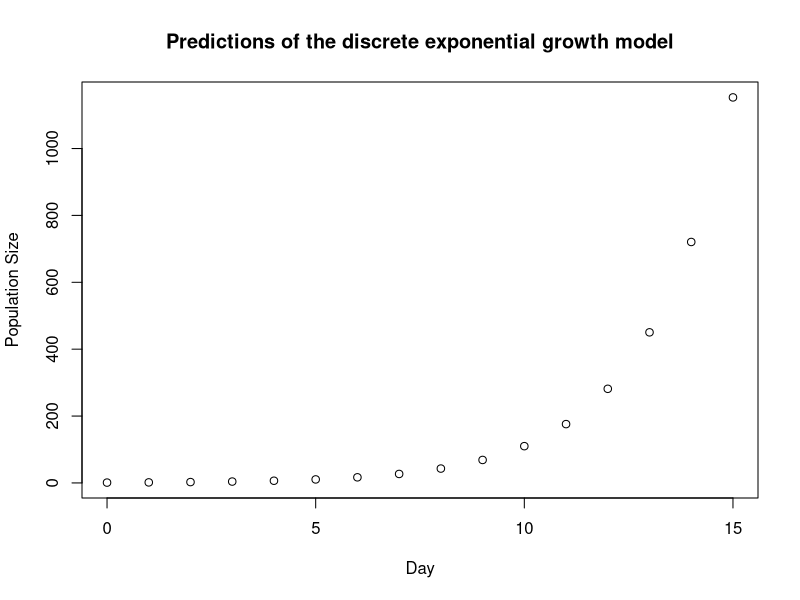
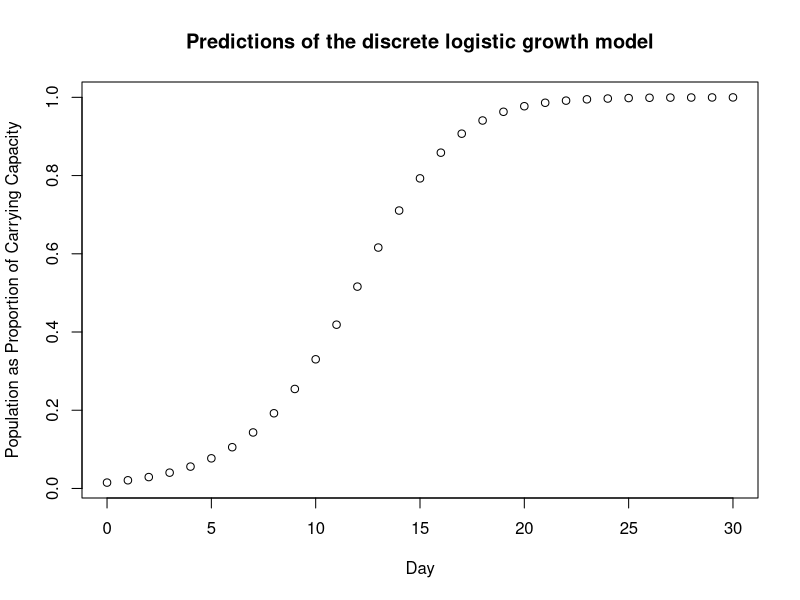

The R script that drew these images, in order:
# Section 1: Simulating the Exponential Growth Model (Example)

t_vals <- seq(0, 15, by = 1) # from t=0 to t=15 days

p_initial <- 1 # population starts with 1 individual

p_vals <- rep(NA, times = length(t_vals)) # creates empty vector same length as time vector

p_vals[1] <- p_initial
r <- 0.6 # growth rate
for (t in 1:(length(t_vals)-1)) # from 1 to t-1, as we work with two values at a time (t, t+1)
  p_vals[t+1] <- (1+r)*p_vals[t] # exponential model from class

p_vals # see if it worked

# Section 2:Visualizing our Results using a Plot (Example continued)

plot(t_vals, p_vals, type = "p",
     main = "Predictions of the discrete exponential growth model",
     xlab = "Day", ylab = "Population Size") 

# "p" stands for points here. for a line graph, use type = "1"
## xlab for x-axis label, ylab for y-axis label, main for title

# EXERCISE #

# Repeat the above process for the logistic growth model:
# p[t+1] = p[t] + r(1-p[t])p[t]
# where r is the growth rate and 0<=p<=1 ['p' is proportion of carrying capacity]

# Solution:

t_vals <- seq(0, 30, by = 1) # days
r = 0.4 # growth rate
p_initial <- 0.015

p_vals <- rep(NA, times = length(t_vals))

p_vals[1] <- p_initial

for (t in 1:(length(t_vals)-1))
  p_vals[t+1] = p_vals[t] + r*(1-p_vals[t])*p_vals[t]

plot(t_vals, p_vals, type = "p",
     main = "Predictions of the discrete logistic growth model",
     xlab = "Day", ylab = "Population as Proportion of Carrying Capacity")

# Reflection Questions: 

# What do you notice about the results of this model based on your graph? 

# The speed at which the populaiton grow is accelerating at first, but as we
# approach carrying capacity, growth slows and reaches an asymptote (~20 days).

# How do the predictions of the logistic growth model compare with those of the 
# exponential growth model? 

# In the exponential growth model, the rate at which the population grows is
# always increasing as time passes. In contrast, the logistic growth model
# has an inflection point at which point the rate at which growth changes goes
# from positive to negative, eventually reaching a point of near zero growth.

# Do these predictions make sense based on the assumptions we’re making with the 
# logistic growth model?

# Yes! With the logistic growth model, we assume a population has a certain 
# carrying capacity (due to limits in resources, food, space, etc.) past which
# it is no longer able to grow. Based on this, we'd expect there to be an inflection
# point in the growth curve at which point the rate at which the population is growing
# begins to slow down.

